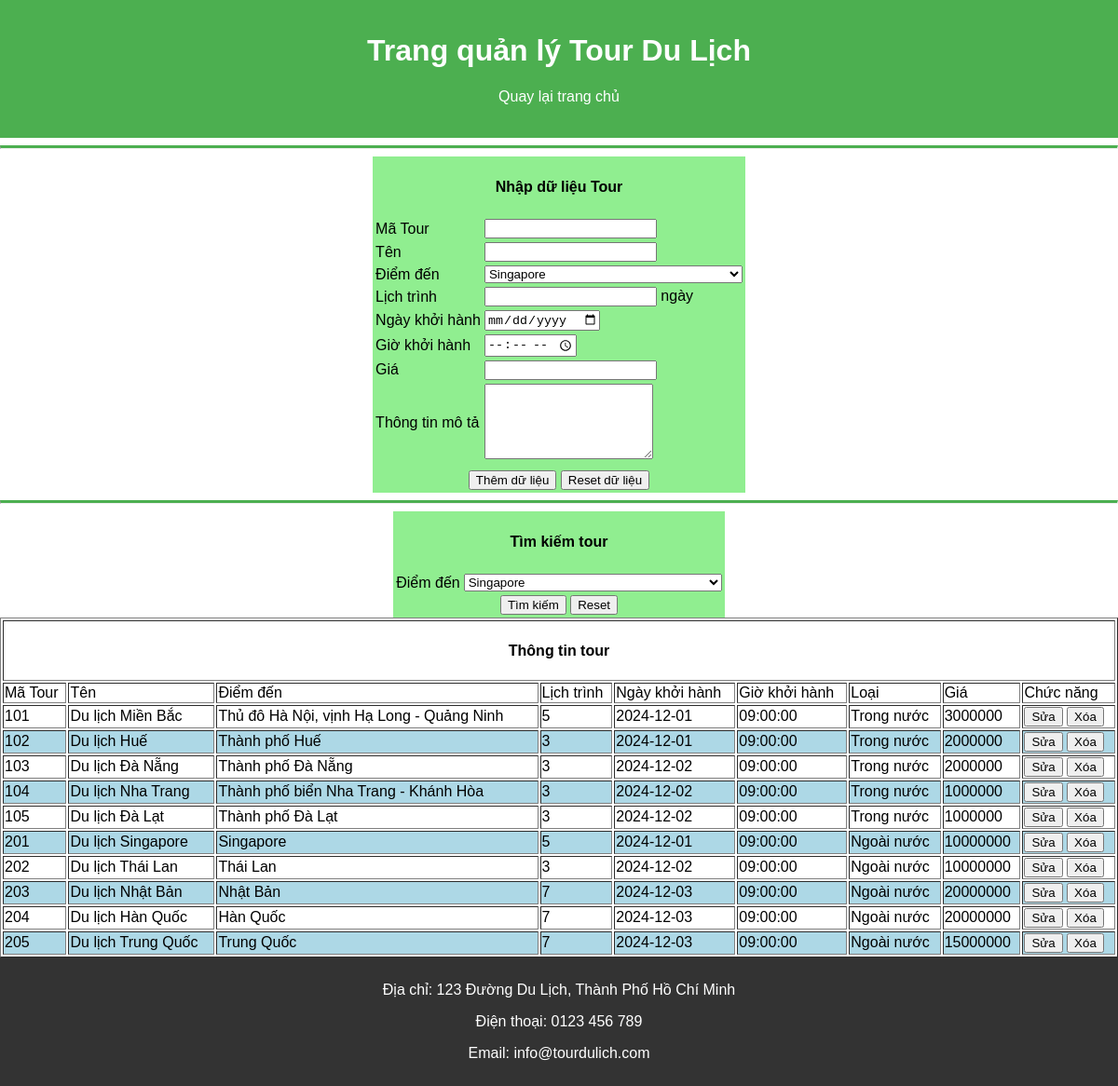
Page /admin/quanly_tour.php on the committed database.
### tables this page shows
CREATE TABLE `tour` (
  `id_tour` int(11) NOT NULL,
  `name` varchar(100) NOT NULL,
  `id_dest` int(11) NOT NULL,
  `duration` int(11) NOT NULL,
  `date` date NOT NULL,
  `time` time NOT NULL,
  `type` enum('Trong nước','Ngoài nước') NOT NULL,
  `price` int(11) NOT NULL,
  `desc` text NOT NULL
);

CREATE TABLE `destination` (
  `id_dest` int(11) NOT NULL,
  `name` varchar(100) NOT NULL
);

### admin/quanly_tour.php (the view, shortened to what this page needs)
<?php
require "../connect.php";
$type = $kq ='';
$query_search = "SELECT * FROM `tour`";
?>
<!doctype html>
<html lang="en">
<head>
</head>
<body>
<header>
    <h1>Trang quản lý Tour Du Lịch</h1>
    <nav>
        <a href="../home.php">Quay lại trang chủ</a>
    </nav>
</header>
<hr style="display: block;border-top: 3px solid #4CAF50;  margin: 8px 0;" />
<form method="post" action="">
    <table align="center" style="background-color: lightgreen">
        <tr>
            <td colspan="2" align="center"><h4>Nhập dữ liệu Tour</h4></td>
        </tr>
        <tr>
            <td>Mã Tour</td>
            <td><input type="text" name="id" value="<?php echo isset($id) ? $id : '' ?>"></td>
        </tr>
        <tr>
            <td>Tên</td>
            <td><input type="text" name="name" value="<?php echo isset($name) ? $name : '' ?>"></td>
        </tr>
        <tr>
            <td>Điểm đến</td>
            <td>
                <select name="dest">
                    <?php
                    $query = "SELECT * FROM `destination`";
                    $result = mysqli_query($conn,$query);
                    if(mysqli_num_rows($result) != 0){
                        while ($row = mysqli_fetch_row($result)){
                            echo "<option value='".$row[0]."'>".$row[1]."</option>";
                        }
                    }
                    ?>
                </select>
            </td>
        </tr>
        <tr>
            <td>Lịch trình</td>
            <td><input type="text" name="dura" value="<?php echo isset($dura) ? $dura : '' ?>"> ngày</td>
        </tr>
        <tr>
            <td>Ngày khởi hành</td>
            <td><input type="date" name="date" value="<?php echo isset($date) ? $date : '' ?>"></td>
        </tr>
        <tr>
            <td>Giờ khởi hành</td>
            <td><input type="time" name="time" value="<?php echo isset($time) ? $time : '' ?>"></td>
        </tr>
        <tr>
            <td>Giá</td>
            <td><input type="text" name="gia" value="<?php echo isset($gia) ? $gia : '' ?>"></td>
        </tr>
        <tr>
            <td>Thông tin mô tả</td>
            <td><textarea rows="5" name="desc"></textarea></td>
        </tr>
        <tr style="font-weight: bold">
            <td colspan="2" align="center" style="color: red"><?php echo $kq?></td>
        </tr>
        <tr style="font-weight: bold">
            <td align="center" colspan="2">
                <input type="submit" name="submit" value="Thêm dữ liệu">
                <input type="submit" name="reset" value="Reset dữ liệu">
            </td>
        </tr>
    </table>
    <hr style="display: block;border-top: 3px solid #4CAF50;  margin: 8px 0;" />
    <table align="center" style="background-color: lightgreen">
        <tr>
            <td colspan="2" align="center"><h4>Tìm kiếm tour</h4></td>
        </tr>
        <tr>
            <td>Điểm đến</td>
            <td>
                <select name="s_dest">
                    <?php
                    $query = "SELECT * FROM `destination`";
                    $result = mysqli_query($conn,$query);
                    if(mysqli_num_rows($result) != 0){
                        while ($row = mysqli_fetch_row($result)){
                            echo "<option value='".$row[0]."'>".$row[1]."</option>";
                        }
                    }
                    ?>
                </select>
            </td>
        </tr>
        <tr style="font-weight: bold">
            <td align="center" colspan="2">
                <input type="submit" name="search" value="Tìm kiếm">
                <input type="submit" name="view" value="Reset">
            </td>
        </tr>
    </table>
    <table align="center" border="1" width="100%">
        <tr style="font-weight: bold">
            <td colspan="9" align="center" ><h4>Thông tin tour</h4></td>
        </tr>
        <tr>
            <td>Mã Tour</td>
            <td>Tên</td>
            <td>Điểm đến</td>
            <td>Lịch trình</td>
            <td>Ngày khởi hành</td>
            <td>Giờ khởi hành</td>
            <td>Loại</td>
            <td>Giá</td>
            <td>Chức năng</td>
        </tr>
        <?php
        $result = mysqli_query($conn, $query_search);
        if (mysqli_num_rows($result) != 0) {
            $i = 1;
            while ($row = mysqli_fetch_row($result)) {
                $q_dest = "SELECT * FROM `destination` WHERE `id_dest` = '$row[2]'";
                $r_dest = mysqli_query($conn, $q_dest);
                if ($r_dest && mysqli_num_rows($r_dest) > 0) {
                    $row_d = mysqli_fetch_assoc($r_dest);
                    $dia = $row_d['name'];
                }
                echo "<tr style='" . ($i % 2 == 0 ? "background-color: lightblue" : "") . "'>";
                echo "<td>$row[0]</td>
                  <td>$row[1]</td>
                  <td>$dia</td>
                  <td>$row[3]</td>
                  <td>$row[4]</td>
                  <td>$row[5]</td>
                  <td>$row[6]</td>
                  <td>$row[7]</td>
                  <td>
                      <form method='post' action=''>
                          <input type='hidden' name='idToEdit' value='$row[0]'>
                          <input type='hidden' name='idToDelete' value='$row[0]'>
                          <input type='submit' name='edit' value='Sửa'>
                          <input type='submit' name='delete' value='Xóa' onclick=\"return confirm('Bạn có chắc chắn muốn xóa không?');\">
                      </form>
                  </td>
              </tr>";
                $i++;
            }
        }
        ?>
    </table>
</form>
<footer>
    <p>Địa chỉ: 123 Đường Du Lịch, Thành Phố Hồ Chí Minh</p>
    <p>Điện thoại: 0123 456 789</p>
    <p>Email: info@tourdulich.com</p>
</footer>
</body>
</html>

### admin/quanly_tour.php (style rules this page uses)
body { font-family: Arial, sans-serif; margin: 0; padding: 0; display: flex; flex-direction: column; min-height: 100vh; }
header { background-color: #4CAF50; color: white; padding: 15px 20px; text-align: center; }
nav { margin: 20px 0; }
nav a { margin: 0 15px; color: white; text-decoration: none; }
footer { background-color: #333; color: white; text-align: center; padding: 10px 0; }

### rows in the picture
tour: id_tour "101", name "Du lịch Miền Bắc", id_dest.name "Thủ đô Hà Nội, vịnh Hạ Long - Quảng Ninh", duration "5", date "2024-12-01", time "09:00:00", type "Trong nước", price "3000000"
tour: id_tour "102", name "Du lịch Huế", id_dest.name "Thành phố Huế", duration "3", date "2024-12-01", time "09:00:00", type "Trong nước", price "2000000"
tour: id_tour "103", name "Du lịch Đà Nẵng", id_dest.name "Thành phố Đà Nẵng", duration "3", date "2024-12-02", time "09:00:00", type "Trong nước", price "2000000"
tour: id_tour "104", name "Du lịch Nha Trang", id_dest.name "Thành phố biển Nha Trang - Khánh Hòa", duration "3", date "2024-12-02", time "09:00:00", type "Trong nước", price "1000000"
tour: id_tour "105", name "Du lịch Đà Lạt", id_dest.name "Thành phố Đà Lạt", duration "3", date "2024-12-02", time "09:00:00", type "Trong nước", price "1000000"
tour: id_tour "201", name "Du lịch Singapore", id_dest.name "Singapore", duration "5", date "2024-12-01", time "09:00:00", type "Ngoài nước", price "10000000"
tour: id_tour "202", name "Du lịch Thái Lan", id_dest.name "Thái Lan", duration "3", date "2024-12-02", time "09:00:00", type "Ngoài nước", price "10000000"
tour: id_tour "203", name "Du lịch Nhật Bản", id_dest.name "Nhật Bản", duration "7", date "2024-12-03", time "09:00:00", type "Ngoài nước", price "20000000"
tour: id_tour "204", name "Du lịch Hàn Quốc", id_dest.name "Hàn Quốc", duration "7", date "2024-12-03", time "09:00:00", type "Ngoài nước", price "20000000"
tour: id_tour "205", name "Du lịch Trung Quốc", id_dest.name "Trung Quốc", duration "7", date "2024-12-03", time "09:00:00", type "Ngoài nước", price "15000000"

### other values in the picture
form field dest "Singapore"
form field s_dest "Singapore"
